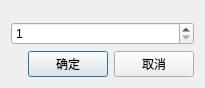
<?xml version="1.0" encoding="UTF-8"?>
<ui version="4.0">
 <class>BehaviorTreeTriggerNuDlg</class>
 <widget class="QDialog" name="BehaviorTreeTriggerNuDlg">
  <property name="geometry">
   <rect>
    <x>0</x>
    <y>0</y>
    <width>205</width>
    <height>88</height>
   </rect>
  </property>
  <property name="windowTitle">
   <string>BehaviorTreeTriggerNuDlg</string>
  </property>
  <layout class="QVBoxLayout" name="verticalLayout_2">
   <item>
    <spacer name="verticalSpacer">
     <property name="orientation">
      <enum>Qt::Vertical</enum>
     </property>
     <property name="sizeHint" stdset="0">
      <size>
       <width>20</width>
       <height>40</height>
      </size>
     </property>
    </spacer>
   </item>
   <item>
    <layout class="QVBoxLayout" name="verticalLayout">
     <item>
      <widget class="QSpinBox" name="spinBox">
       <property name="minimum">
        <number>1</number>
       </property>
       <property name="maximum">
        <number>9999</number>
       </property>
      </widget>
     </item>
     <item>
      <layout class="QHBoxLayout" name="horizontalLayout">
       <item>
        <spacer name="horizontalSpacer">
         <property name="orientation">
          <enum>Qt::Horizontal</enum>
         </property>
         <property name="sizeHint" stdset="0">
          <size>
           <width>40</width>
           <height>20</height>
          </size>
         </property>
        </spacer>
       </item>
       <item>
        <widget class="QPushButton" name="pushButton_ok">
         <property name="text">
          <string>确定</string>
         </property>
        </widget>
       </item>
       <item>
        <widget class="QPushButton" name="pushButton_cancel">
         <property name="text">
          <string>取消</string>
         </property>
        </widget>
       </item>
      </layout>
     </item>
    </layout>
   </item>
  </layout>
 </widget>
 <layoutdefault spacing="6" margin="11"/>
 <resources/>
 <connections/>
</ui>
